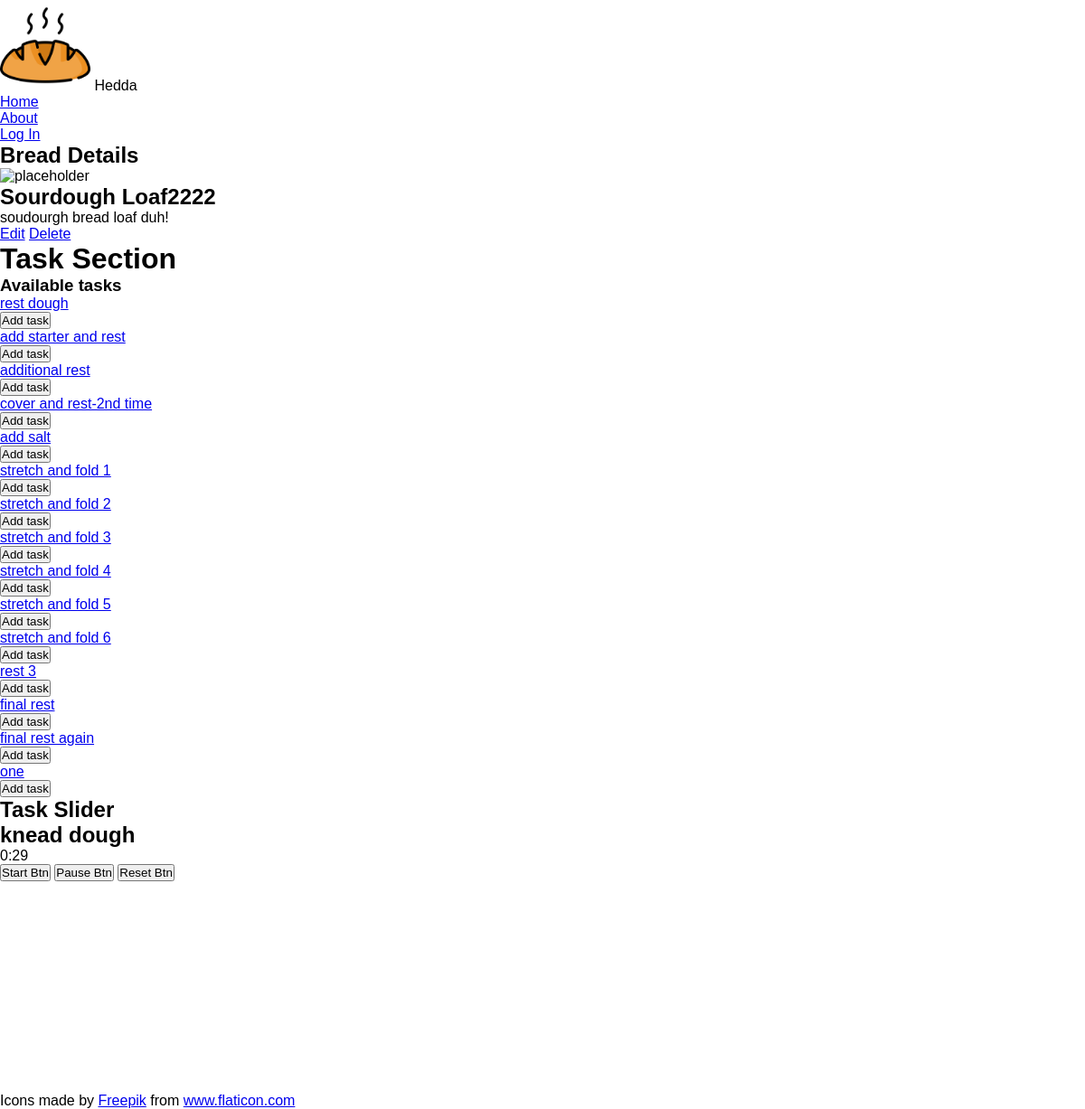
Screenshot of /bread/1/ with the database file from the repository.
### main_app/models.py (models this page shows, shortened)
class Bread(models.Model):
  name = models.CharField(max_length=100)
  description = models.TextField(max_length=250)
  tasks = models.ManyToManyField(Task)
  user = models.ForeignKey(User, on_delete=models.CASCADE)

class Task(models.Model):
  name = models.CharField(max_length=100)
  hours = models.CharField(max_length=2)
  minutes = models.CharField(max_length=2)

### main_app/views.py (the view)
# urls.py: path('bread/<int:bread_id>/', views.breads_detail, name='breads_detail'),
def breads_detail(request, bread_id):
  bread = Bread.objects.get(id=bread_id)
  tasks_bread_doesnt_have = Task.objects.exclude(id__in = bread.tasks.all().values_list('id'))
  return render(request, 'breads/detail.html', {
    'bread': bread, 'tasks': tasks_bread_doesnt_have
  })

### main_app/templates/breads/detail.html (shortened to what this page needs)
{% extends 'base.html' %} {% load static %}  {% block content %}
<section class="page-header">
  <h1>Bread Details</h1>
</section>
<section class="card-container">
  <div class="card">
    <div class="card-content">
      <div class="card-img-container">
        {% if bread.photo.url %}
      <img
        src="{{bread.photo.url}}"
        alt="A photo of {{bread.name}}"
        class="usr-img"
      >
    {% else %}
      <img
        src=""
        alt="placeholder"
      >
    {% endif %}
      </div>
      <h2 class="card-title">{{ bread.name }}</h2>
      <p>{{ bread.description }}</p>
    </div>
     <div>
      <a href="{% url 'breads_update' bread.id %}" class="btn warn">Edit</a>
      <a href="{% url 'breads_delete' bread.id %}" class="btn danger">Delete</a>
    </div>
  </div>
</section>
<h1>Task Section</h1>
<section class="tasks">
    <div class="subsection-content">
    <h3>Available tasks</h3>
      {% if tasks.count %}
        {% for task in tasks.all %}
          <div class="task-container">
            <a href="{% url 'tasks_detail' task.id %}">
              <p>{{ task.name }}</p>
            </a>
            <form action="{% url 'add_task' bread.id task.id %}" method="post">
              <button type="submit" class="btn submit">Add task</button>
            </form>
          </div>
        {% endfor %}
      {% else %}
        <p class="all-tasks">
          You have added all the available tasks!
        </p>
      {% endif %}
    </div>
<h1>Task Slider</h1>
{% if bread.tasks.count %}
  {% for task in bread.tasks.all %}
  <div class="card" id="taskid">
      <div class="card-content">
        <h2>{{ task.name }}</h2>
        <p id="timer">
          <span id="hour">{{ task.hours }}</span>:<span id="min">{{ task.minutes }}</span>
        </p>
        <button>
          <span>Start Btn</span>
        </button>
        <button>
          <span>Pause Btn</span>
        </button>
        <button>
          <span>Reset Btn</span>
        </button>
      {% endfor %}
      {% endif %}
      </div>
  </section>
{% endblock %}

### main_app/static/css/base.css (style rules this page uses)
* { margin: 0; padding: 0; box-sizing: border-box; }
body { font-family: montserrat, sans-serif; }

### rows the page displays
Bread: name "Sourdough Loaf2222", description "soudourgh bread loaf duh!"
Task: name "rest dough"
Task: name "add starter and rest"
Task: name "additional rest"
Task: name "cover and rest-2nd time"
Task: name "add salt"
Task: name "stretch and fold 1"
Task: name "stretch and fold 2"
Task: name "stretch and fold 3"
Task: name "stretch and fold 4"
Task: name "stretch and fold 5"
Task: name "stretch and fold 6"
Task: name "rest 3"
Task: name "final rest"
Task: name "final rest again"
Task: name "one"
Task: name "knead dough", hours "0", minutes "29"
